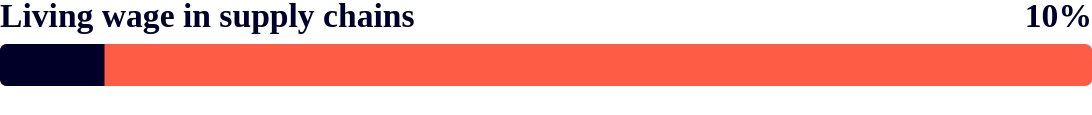

This figure's Vega-Lite source:
### Vega specification from a JSON file in a GitHub repository (floating-point values rounded to 4 significant figures)
{"$schema": "https://vega.github.io/schema/vega/v5.json", "description": "Living wage in supply chains", "width": 650, "height": 60, "signals": [{"name": "title", "value": "Living wage in supply chains"}, {"name": "barHeight", "value": "25"}, {"name": "colors", "value": {"orange": "#FF5C45", "red": "#FE0000", "blue": "#7EB2E2", "navy": "#000029", "yellow": "#FFCB2B", "teal": "#8adbd3", "grey": "#4c5b66"}}, {"name": "barTitle", "value": null, "on": [{"events": "rect:mouseover, text:mouseover", "update": "datum.title"}, {"events": "rect:mouseout, text:mouseout", "update": "null"}]}, {"name": "click", "value": null, "on": [{"events": "rect:click", "update": "datum.wikirate_page"}, {"events": "rect:click", "update": "datum.wikirate_page"}]}], "data": [{"name": "metric_answers", "values": [{"meet_criteria": 20, "num_of_assessed": 209}]}, {"name": "counts", "source": ["metric_answers"], "transform": [{"type": "window", "ops": ["row_number"], "as": ["seq"]}, {"type": "formula", "expr": "title", "as": "title"}, {"type": "formula", "expr": "'https://wikirate.org/'+'~14019233'", "as": "wikirate_page"}, {"type": "formula", "expr": "datum.meet_criteria/datum.num_of_assessed", "as": "percentage"}, {"type": "formula", "expr": "format(datum.meet_criteria / datum.num_of_assessed, '.0%')", "as": "percent_label"}, {"type": "formula", "expr": "datum.meet_criteria + ' out of ' + datum.num_of_assessed + ' statements'", "as": "count_label"}]}], "scales": [{"name": "xscale", "domain": [0, 1], "zero": true, "type": "linear", "range": "width"}, {"name": "yscale", "range": "height", "domain": {"data": "counts", "field": "title"}, "type": "band", "padding": 0.4}, {"name": "color", "type": "linear", "domain": [0, 3], "range": {"signal": "[colors.orange, colors.yellow, colors.navy, colors.blue]"}}], "marks": [{"type": "rect", "from": {"data": "counts"}, "encode": {"update": {"x": {"value": 0}, "x2": {"scale": "xscale", "value": 1}, "y": {"scale": "yscale", "field": "title"}, "height": {"signal": "barHeight"}, "fill": {"signal": "colors.orange"}, "tooltip": {"field": "count_label"}, "opacity": {"signal": "if(barTitle == datum.title, 0.5, 1)"}, "cornerRadius": {"value": 4}}, "hover": {"cursor": {"value": "pointer"}}}}, {"type": "rect", "from": {"data": "counts"}, "encode": {"update": {"x": {"value": 0}, "x2": {"scale": "xscale", "field": "percentage"}, "y": {"scale": "yscale", "field": "title"}, "height": {"signal": "barHeight"}, "fill": {"signal": "colors.navy"}, "tooltip": {"field": "count_label"}, "cornerRadiusTopLeft": {"value": 4}, "cornerRadiusBottomLeft": {"value": 4}}, "hover": {"cursor": {"value": "pointer"}}}}, {"type": "text", "from": {"data": "counts"}, "encode": {"update": {"fontSize": {"value": 20}, "font": {"value": "Rubik"}, "x": {"scale": "xscale", "value": 1}, "y": {"scale": "yscale", "field": "title", "offset": -6}, "baseline": {"value": "bottom"}, "align": {"value": "right"}, "text": {"field": "percent_label"}, "fontWeight": {"value": "bold"}, "fill": {"scale": "color", "signal": "if(barTitle == datum.title, 0, 2)"}}, "hover": {"cursor": {"value": "pointer"}}}}, {"type": "text", "from": {"data": "counts"}, "encode": {"update": {"fontSize": {"value": 20}, "font": {"value": "Rubik"}, "x": {"value": 0}, "y": {"scale": "yscale", "field": "title", "offset": -6}, "text": {"field": "title"}, "baseline": {"value": "bottom"}, "fontWeight": {"value": "bold"}, "fill": {"signal": "colors.navy"}}, "hover": {"cursor": {"value": "pointer"}}}}]}
